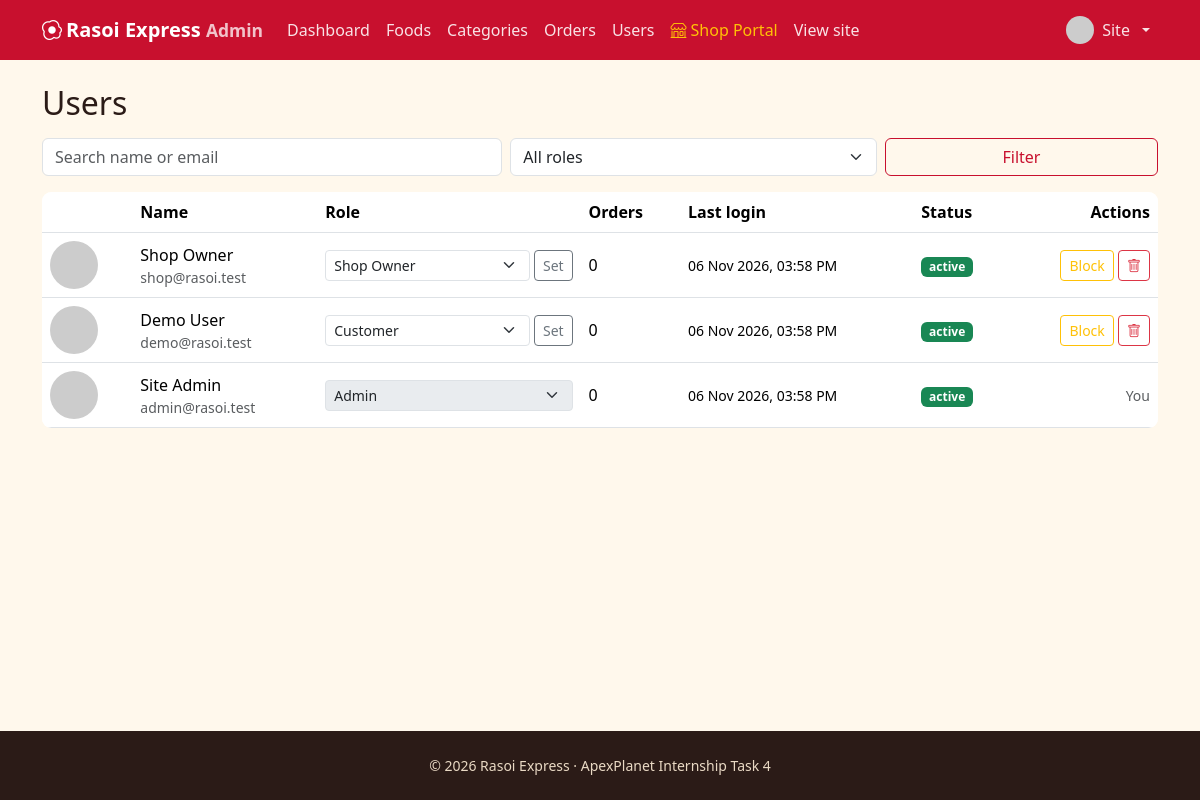
The page /admin/users.php (signed in) on the database its author committed.
### tables this page shows
CREATE TABLE users (
  id INT UNSIGNED AUTO_INCREMENT PRIMARY KEY,
  name VARCHAR(80) NOT NULL,
  email VARCHAR(120) NOT NULL UNIQUE,
  phone VARCHAR(15) DEFAULT NULL,
  address VARCHAR(255) DEFAULT NULL,
  password_hash VARCHAR(255) NOT NULL,
  role ENUM('user','admin','shop_owner') NOT NULL DEFAULT 'user',
  status ENUM('active','blocked') NOT NULL DEFAULT 'active',
  avatar VARCHAR(255) DEFAULT NULL,
  last_login_at DATETIME DEFAULT NULL,
  created_at TIMESTAMP DEFAULT CURRENT_TIMESTAMP,
  INDEX idx_users_role (role),
  INDEX idx_users_last_login (last_login_at)
);

### includes/auth.php (called while the page is built, shortened)
<?php
require_once __DIR__ . '/db.php';
function e($v): string { return htmlspecialchars((string)$v, ENT_QUOTES, 'UTF-8'); }
function url(string $p = ''): string { return BASE_URL . '/' . ltrim($p, '/'); }
function current_user(): ?array {
    static $u = false;
    if ($u === false) {
        $u = null;
        if (!empty($_SESSION['uid'])) {
            $s = db()->prepare('SELECT id,name,email,phone,address,role,status,avatar FROM users WHERE id=?');
            $s->execute([$_SESSION['uid']]);
            $u = $s->fetch() ?: null;
        }
    }
    return $u;
}
function require_login(): array {
    $u = current_user();
    return $u;
}
function require_admin(): array {
    $u = require_login();
    return $u;
}
function avatar_url(?array $u): string {
    return ($u && $u['avatar']) ? url('uploads/avatars/' . $u['avatar'])
        : 'https://ui-avatars.com/api/?background=c8102e&color=fff&name=' . urlencode($u['name'] ?? 'U');
}

### includes/db.php (called while the page is built, shortened)
<?php
function db(): PDO {
    static $pdo = null;
    if ($pdo === null) {
        try {
            $pdo = new PDO('mysql:host=' . DB_HOST . ';dbname=' . DB_NAME . ';charset=utf8mb4', DB_USER, DB_PASS, [
                PDO::ATTR_ERRMODE => PDO::ERRMODE_EXCEPTION,
                PDO::ATTR_DEFAULT_FETCH_MODE => PDO::FETCH_ASSOC,
                PDO::ATTR_EMULATE_PREPARES => false,
            ]);
        } catch (PDOException $e) {
            error_log($e->getMessage());
            http_response_code(500);
            ?>
            <!DOCTYPE html>
            <html lang="en">
            <head>
            <meta charset="UTF-8">
            <meta name="viewport" content="width=device-width, initial-scale=1">
            <title>Database Offline | Rasoi Express</title>
            <link href="https://cdn.jsdelivr.net/npm/bootstrap@5.3.3/dist/css/bootstrap.min.css" rel="stylesheet">
            <link href="https://cdn.jsdelivr.net/npm/bootstrap-icons@1.11.3/font/bootstrap-icons.min.css" rel="stylesheet">
            <style>
              body { background: #f8f9fa; font-family: system-ui, -apple-system, sans-serif; display: flex; align-items: center; justify-content: center; min-height: 100vh; padding: 20px; }
              .card { max-width: 580px; width: 100%; border: 0; box-shadow: 0 10px 30px rgba(0,0,0,0.08); border-radius: 16px; }
              .icon-box { width: 64px; height: 64px; border-radius: 50%; background: #fee2e2; color: #dc2626; display: flex; align-items: center; justify-content: center; font-size: 2rem; margin: 0 auto 1.25rem; }
            </style>
            </head>
            <body>
            <div class="card p-4 p-md-5 text-center">
              <div class="icon-box"><i class="bi bi-database-slash"></i></div>
              <h3 class="fw-bold mb-2">MariaDB / MySQL Server is Offline</h3>
              <p class="text-muted mb-4">Your PHP web server is running, but the database server on port 3306 is not turned on.</p>
              <div class="alert alert-warning text-start mb-4">
                <div class="fw-bold mb-2"><i class="bi bi-play-circle-fill me-1"></i> How to start it:</div>
                <ol class="mb-0 ps-3 small">
                  <li class="mb-1">Go to your project folder: <code>E:\ApexPlanet-Internship\Task-4\apexplanet-task4</code></li>
                  <li class="mb-1">Double-click <strong><code>start-database.bat</code></strong> (or <strong><code>run.bat</code></strong>).</li>
                  <li>Keep that command window open and click the button below.</li>
                </ol>
              </div>
              <div class="d-grid gap-2">
                <button onclick="location.reload()" class="btn btn-danger py-2 fw-semibold"><i class="bi bi-arrow-clockwise me-1"></i> Refresh Page</button>
              </div>
              <details class="text-start mt-3 small text-muted">
                <summary class="cursor-pointer">Technical error details</summary>
                <pre class="bg-light p-2 rounded mt-2 text-danger mb-0" style="font-size: 0.78rem; overflow-x: auto;"><?= htmlspecialchars($e->getMessage(), ENT_QUOTES, 'UTF-8') ?></pre>
              </details>
            </div>
            </body>
            </html>
            <?php
            exit;
        }
    }
    return $pdo;
}

### admin/users.php (the view, shortened to what this page needs)
<?php
require_once __DIR__ . '/../includes/auth.php';
$admin = require_admin();
$adminArea = true; $pageTitle = 'Manage users';
$q = trim($_GET['q'] ?? ''); $role = $_GET['role'] ?? ''; $page = max(1, (int)($_GET['page'] ?? 1));
$where = ['1=1']; $args = [];
$w = implode(' AND ', $where);
$off = ($page - 1) * PER_PAGE;
$s = db()->prepare("SELECT u.*, (SELECT COUNT(*) FROM orders o WHERE o.user_id=u.id) orders FROM users u WHERE $w ORDER BY u.id DESC LIMIT " . PER_PAGE . " OFFSET $off");
$s->execute($args); $rows = $s->fetchAll();
require __DIR__ . '/../includes/header.php';
?>
<h2 class="mb-3">Users</h2>
<form class="row g-2 mb-3" method="get">
  <div class="col-md-5"><input class="form-control" type="search" name="q" placeholder="Search name or email" value="<?= e($q) ?>"></div>
  <div class="col-md-4"><select name="role" class="form-select" aria-label="Role"><option value="">All roles</option></select></div>
  <div class="col-md-3 d-grid"><button class="btn btn-outline-rx">Filter</button></div>
</form>
<div class="table-responsive"><table class="table align-middle mb-0">
  <thead><tr><th></th><th>Name</th><th>Role</th><th>Orders</th><th>Last login</th><th>Status</th><th class="text-end">Actions</th></tr></thead>
  <tbody>
  <?php foreach ($rows as $u): $self = (int)$u['id'] === (int)$admin['id']; ?>
    <tr>
      <td><img class="thumb rounded-circle" src="<?= e(avatar_url($u)) ?>" alt=""></td>
      <td><?= e($u['name']) ?><div class="small text-muted"><?= e($u['email']) ?></div></td>
      <td><form method="post" class="d-flex gap-1"><?= csrf_field() ?><input type="hidden" name="action" value="role"><input type="hidden" name="id" value="<?= $u['id'] ?>">
        <select name="role" class="form-select form-select-sm" <?= $self ? 'disabled' : '' ?> aria-label="Role"><option value="user" <?= $u['role'] === 'user' ? 'selected' : '' ?>>Customer</option><option value="shop_owner" <?= $u['role'] === 'shop_owner' ? 'selected' : '' ?>>Shop Owner</option><option value="admin" <?= $u['role'] === 'admin' ? 'selected' : '' ?>>Admin</option></select>
        <?php if (!$self): ?><button class="btn btn-sm btn-outline-secondary">Set</button><?php endif; ?></form></td>
      <td><?= (int)$u['orders'] ?></td>
      <td class="small"><?= $u['last_login_at'] ? e(date('d M Y, h:i A', strtotime($u['last_login_at']))) : '&mdash;' ?></td>
      <td><span class="badge <?= $u['status'] === 'active' ? 'bg-success' : 'bg-danger' ?>"><?= e($u['status']) ?></span></td>
      <td class="text-end text-nowrap">
        <?php if (!$self): ?>
        <form method="post" class="d-inline"><button class="btn btn-sm btn-outline-warning"><?= $u['status'] === 'active' ? 'Block' : 'Unblock' ?></button></form>
        <form method="post" class="d-inline" data-confirm="Delete <?= e($u['name']) ?> and all their orders?"><button class="btn btn-sm btn-outline-danger"><i class="bi bi-trash"></i></button></form>
        <?php else: ?><span class="small text-muted">You</span><?php endif; ?>
      </td>
    </tr>
  <?php endforeach; if (!$rows): ?><tr><td colspan="7" class="text-center text-muted py-4">No users found.</td></tr><?php endif; ?>
  </tbody>
</table></div>
<?php require __DIR__ . '/../includes/footer.php'; ?>

### includes/header.php (shortened to what this page needs)
<?php require_once __DIR__ . '/auth.php'; $me = current_user(); $isAdminArea = !empty($adminArea); $isShopArea = !empty($shopArea); ?>
<!DOCTYPE html>
<html lang="en">
<head>
<link href="https://cdn.jsdelivr.net/npm/bootstrap@5.3.3/dist/css/bootstrap.min.css" rel="stylesheet">
<link href="https://cdn.jsdelivr.net/npm/bootstrap-icons@1.11.3/font/bootstrap-icons.min.css" rel="stylesheet">
<link href="<?= url('assets/css/style.css') ?>" rel="stylesheet">
</head>
<body>
<nav class="navbar navbar-expand-lg navbar-dark rx-nav sticky-top">
  <div class="container">
    <a class="navbar-brand fw-bold" href="<?= url($isAdminArea ? 'admin/index.php' : ($isShopArea ? 'shop/index.php' : 'index.php')) ?>"><i class="bi bi-egg-fried me-1"></i><?= APP_NAME ?><?= $isAdminArea ? ' <small class="opacity-75">Admin</small>' : ($isShopArea ? ' <small class="opacity-75">Shop Portal</small>' : '') ?></a>
    <div class="collapse navbar-collapse" id="nav">
      <ul class="navbar-nav me-auto">
        <?php if ($isAdminArea): ?>
          <li class="nav-item"><a class="nav-link" href="<?= url('admin/index.php') ?>">Dashboard</a></li>
          <li class="nav-item"><a class="nav-link" href="<?= url('admin/foods.php') ?>">Foods</a></li>
          <li class="nav-item"><a class="nav-link" href="<?= url('admin/categories.php') ?>">Categories</a></li>
          <li class="nav-item"><a class="nav-link" href="<?= url('admin/orders.php') ?>">Orders</a></li>
          <li class="nav-item"><a class="nav-link" href="<?= url('admin/users.php') ?>">Users</a></li>
          <li class="nav-item"><a class="nav-link text-warning" href="<?= url('shop/index.php') ?>"><i class="bi bi-shop me-1"></i>Shop Portal</a></li>
          <li class="nav-item"><a class="nav-link" href="<?= url('index.php') ?>">View site</a></li>
        <?php endif; ?>
      </ul>
      <ul class="navbar-nav align-items-lg-center gap-lg-2">
        <?php if ($me): ?>
          <li class="nav-item dropdown">
            <a class="nav-link dropdown-toggle d-flex align-items-center gap-2" href="#" data-bs-toggle="dropdown">
              <img src="<?= e(avatar_url($me)) ?>" class="rounded-circle" width="28" height="28" alt=""><?= e(explode(' ', $me['name'])[0]) ?>
            </a>
          </li>
        <?php else: ?>
          <li class="nav-item"><a class="nav-link" href="<?= url('login.php') ?>">Log in</a></li>
          <li class="nav-item"><a class="btn btn-warning btn-sm" href="<?= url('register.php') ?>">Sign up</a></li>
        <?php endif; ?>
      </ul>
    </div>
  </div>
</nav>
<main class="container py-4 main-content flex-grow-1 d-flex flex-column">

### includes/footer.php (shortened to what this page needs)
</main>
<footer class="rx-footer py-4 mt-auto text-center">
  <div class="container small">&copy; <?= date('Y') ?> <?= APP_NAME ?> &middot; ApexPlanet Internship Task 4</div>
</footer>
</body>
</html>

### assets/css/style.css (style rules this page uses)
:root { --rx-red:#c8102e;--rx-dark:#2b1b17;--rx-gold:#f7b32b;--rx-leaf:#2f6f4e;--rx-paper:#fff8ec }
body { background:var(--rx-paper);color:var(--rx-dark);font-family:'Segoe UI',system-ui,-apple-system,sans-serif;min-height:100vh;display:flex;flex-direction:column }
main.main-content { flex:1 0 auto }
.rx-nav { background:var(--rx-red) }
.rx-nav .nav-link { color:rgba(255,255,255,.88) }
.rx-footer { background:var(--rx-dark);color:#e9d9c4;margin-top:auto }
.btn-outline-rx { border-color:var(--rx-red);color:var(--rx-red) }
.thumb { width:48px;height:48px;object-fit:cover;border-radius:.4rem }
.table-responsive { border-radius:.6rem;background:#fff }

### rows shown on the page
users: name "Site", name "Site Admin", email "admin@rasoi.test", role "Admin", orders "0", last_login_at "06 Nov 2026, 03:58 PM", status "active", shows "You"
users: name "Shop Owner", email "shop@rasoi.test", role "Shop Owner", shows "Set", orders "0", last_login_at "06 Nov 2026, 03:58 PM", status "active", shows "Block"
users: name "Demo User", email "demo@rasoi.test", role "Customer", shows "Set", orders "0", last_login_at "06 Nov 2026, 03:58 PM", status "active", shows "Block"

### other values the page prints
APP_NAME "Rasoi Express"
